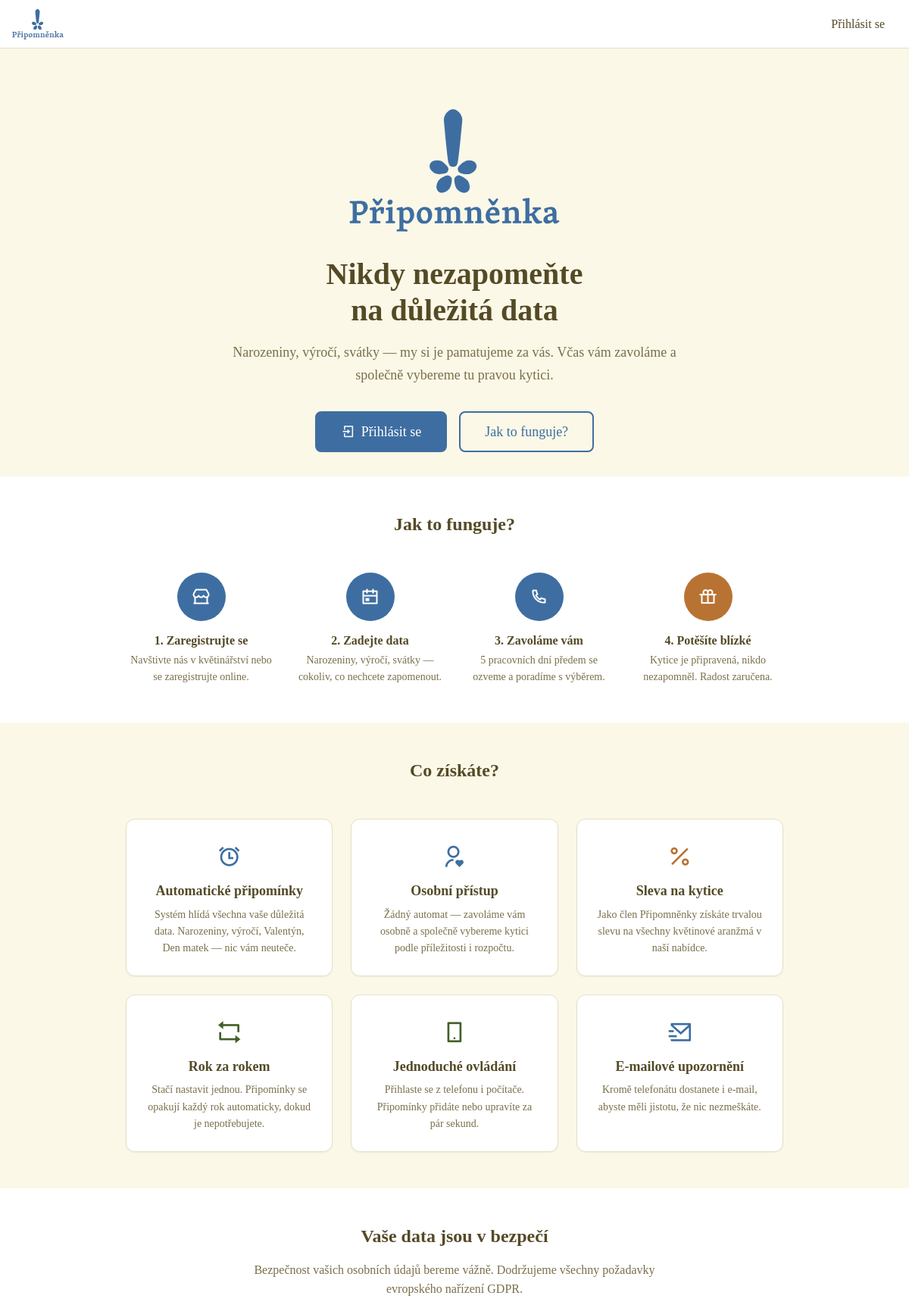
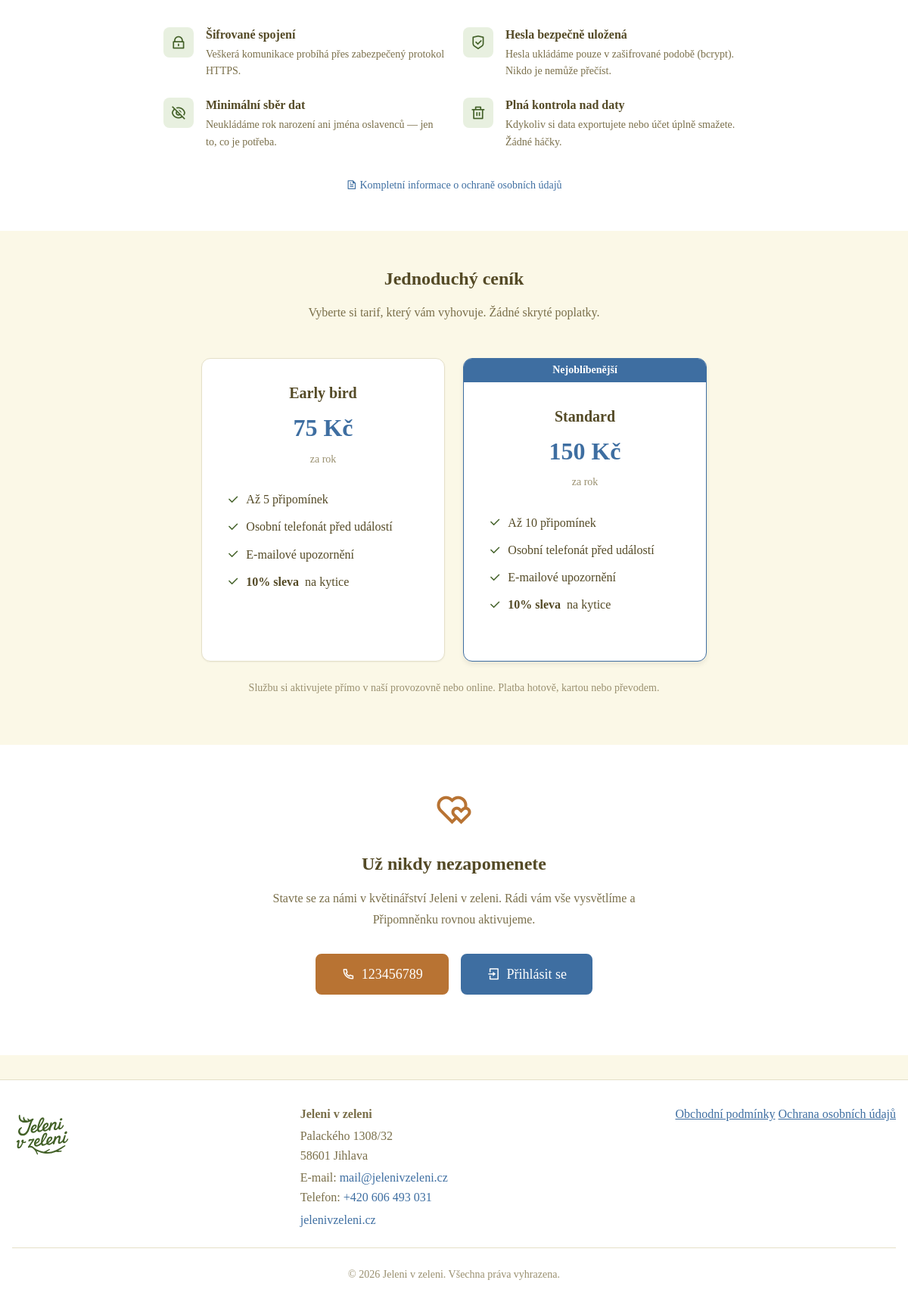
The page / on the database its author committed (2 pictures, top to bottom).
### tables this page shows
CREATE TABLE IF NOT EXISTS subscription_plans (
    id INT UNSIGNED AUTO_INCREMENT PRIMARY KEY,
    name VARCHAR(100) NOT NULL,
    slug VARCHAR(50) NOT NULL UNIQUE,
    price DECIMAL(10,2) NOT NULL,
    reminder_limit TINYINT UNSIGNED NOT NULL,
    discount_percent TINYINT UNSIGNED DEFAULT 10,
    is_available BOOLEAN DEFAULT TRUE,
    is_default BOOLEAN DEFAULT FALSE,
    sort_order TINYINT UNSIGNED DEFAULT 0,
    description TEXT DEFAULT NULL,
    created_at DATETIME DEFAULT CURRENT_TIMESTAMP,
    updated_at DATETIME DEFAULT CURRENT_TIMESTAMP ON UPDATE CURRENT_TIMESTAMP,
    INDEX idx_available (is_available),
    INDEX idx_sort (sort_order)
);

CREATE TABLE IF NOT EXISTS settings (
    setting_key VARCHAR(50) PRIMARY KEY,
    setting_value TEXT NOT NULL,
    updated_at DATETIME DEFAULT CURRENT_TIMESTAMP ON UPDATE CURRENT_TIMESTAMP
);

### src/Views/home/index.php (the view, shortened to what the rows shown need)
<?php
$setting = new \Models\Setting();
$shopPhone = $setting->get('shop_phone', '');
$shopName = $setting->get('shop_name_full', $setting->get('shop_name', 'Jeleni v zeleni'));
?>
<section style="text-align: center; padding: var(--spacing-2xl) var(--spacing-md) var(--spacing-xl);">
    <div class="container" style="max-width: 800px;">
        <h1 style="font-size: 2.5rem; margin-bottom: var(--spacing-md); line-height: 1.2;">
            Nikdy nezapomeňte<br>na důležitá data
        </h1>
    </div>
</section>
<section id="jak-to-funguje" style="padding: var(--spacing-2xl) var(--spacing-md); background: var(--color-surface);">
    <div class="container" style="max-width: 900px;">
        <h2 style="text-align: center; font-size: var(--font-size-2xl); margin-bottom: var(--spacing-2xl);">
            Jak to funguje?
        </h2>
    </div>
</section>
<section style="padding: var(--spacing-2xl) var(--spacing-md);">
    <div class="container" style="max-width: 900px;">
        <h2 style="text-align: center; font-size: var(--font-size-2xl); margin-bottom: var(--spacing-2xl);">
            Co získáte?
        </h2>
    </div>
</section>
<section style="padding: var(--spacing-2xl) var(--spacing-md); background: var(--color-surface);">
    <div class="container" style="max-width: 800px;">
        <h2 style="text-align: center; font-size: var(--font-size-2xl); margin-bottom: var(--spacing-md);">
            Vaše data jsou v bezpečí
        </h2>
    </div>
</section>
<section style="padding: var(--spacing-2xl) var(--spacing-md);">
    <div class="container" style="max-width: 700px;">
        <h2 style="text-align: center; font-size: var(--font-size-2xl); margin-bottom: var(--spacing-md);">
            Jednoduchý ceník
        </h2>
        <?php
        $planModel = new \Models\SubscriptionPlan();
        $plans = $planModel->getAvailable();
        ?>
        <div style="display: grid; grid-template-columns: repeat(<?= count($plans) ?>, 1fr); gap: var(--spacing-lg);"
             class="landing-pricing">
            <?php foreach ($plans as $plan): ?>
                <div class="card" style="text-align: center; <?= $plan['is_default'] ? 'border-color: var(--color-primary); box-shadow: var(--shadow-md);' : '' ?>">
                    <?php if ($plan['is_default']): ?>
                        <div style="background: var(--color-primary); color: white; padding: var(--spacing-xs) var(--spacing-md); font-size: var(--font-size-sm); font-weight: 600; border-radius: var(--radius-md) var(--radius-md) 0 0;">
                            Nejoblíbenější
                        </div>
                    <?php endif; ?>
                    <div class="card-body" style="padding: var(--spacing-xl);">
                        <h3 style="font-size: var(--font-size-xl); margin-bottom: var(--spacing-sm);"><?= e($plan['name']) ?></h3>
                        <div style="font-size: var(--font-size-3xl); font-weight: 700; color: var(--color-primary); margin-bottom: var(--spacing-xs);">
                            <?= format_price($plan['price']) ?>
                        </div>
                        <?php if ($plan['price'] > 0): ?>
                            <p style="font-size: var(--font-size-sm); color: var(--color-text-muted); margin-bottom: var(--spacing-lg);">za rok</p>
                        <?php else: ?>
                            <p style="font-size: var(--font-size-sm); color: var(--color-text-muted); margin-bottom: var(--spacing-lg);">navždy</p>
                        <?php endif; ?>
                        <ul style="text-align: left; list-style: none; padding: 0; margin-bottom: var(--spacing-lg);">
                            <li style="padding: var(--spacing-xs) 0; display: flex; align-items: center; gap: var(--spacing-sm);">
                                <i class="ri-check-line" style="color: var(--color-success); font-size: 1.1rem;"></i>
                                Až <?= $plan['reminder_limit'] ?> připomínek
                            </li>
                            <li style="padding: var(--spacing-xs) 0; display: flex; align-items: center; gap: var(--spacing-sm);">
                                <i class="ri-check-line" style="color: var(--color-success); font-size: 1.1rem;"></i>
                                Osobní telefonát před událostí
                            </li>
                            <li style="padding: var(--spacing-xs) 0; display: flex; align-items: center; gap: var(--spacing-sm);">
                                <i class="ri-check-line" style="color: var(--color-success); font-size: 1.1rem;"></i>
                                E-mailové upozornění
                            </li>
                            <?php if ($plan['discount_percent'] > 0): ?>
                            <li style="padding: var(--spacing-xs) 0; display: flex; align-items: center; gap: var(--spacing-sm);">
                                <i class="ri-check-line" style="color: var(--color-success); font-size: 1.1rem;"></i>
                                <strong><?= $plan['discount_percent'] ?>% sleva</strong> na kytice
                            </li>
                            <?php endif; ?>
                        </ul>
                    </div>
                </div>
            <?php endforeach; ?>
        </div>
    </div>
</section>
<section style="padding: var(--spacing-2xl) var(--spacing-md); background: var(--color-surface); text-align: center;">
    <div class="container" style="max-width: 600px;">
        <div style="font-size: 3rem; margin-bottom: var(--spacing-md);">
            <i class="ri-hearts-line" style="color: var(--color-secondary);"></i>
        </div>
        <h2 style="font-size: var(--font-size-2xl); margin-bottom: var(--spacing-md);">
            Už nikdy nezapomenete
        </h2>
        <p style="color: var(--color-text-light); margin-bottom: var(--spacing-xl); line-height: 1.7;">
            Stavte se za námi v květinářství <?= e($shopName) ?>.
            Rádi vám vše vysvětlíme a Připomněnku rovnou aktivujeme.
        </p>
        <div style="display: flex; gap: var(--spacing-md); justify-content: center; flex-wrap: wrap; margin-bottom: var(--spacing-xl);">
            <?php if ($shopPhone): ?>
                <a href="tel:<?= e(str_replace(' ', '', $shopPhone)) ?>" class="btn btn--secondary btn--large">
                    <i class="ri-phone-line"></i> <?= e($shopPhone) ?>
                </a>
            <?php endif; ?>
            <a href="/prihlaseni" class="btn btn--primary btn--large">
                <i class="ri-login-box-line"></i> Přihlásit se
            </a>
        </div>
    </div>
</section>

### rows shown on the page
subscription_plans: name "Early bird", price "75 Kč", shows "za rok", reminder_limit "5", discount_percent "10"
subscription_plans: is_default "Nejoblíbenější", name "Standard", price "150 Kč", shows "za rok", reminder_limit "10", discount_percent "10"
settings: setting_value "Jeleni v zeleni"
settings: setting_value "123456789"
